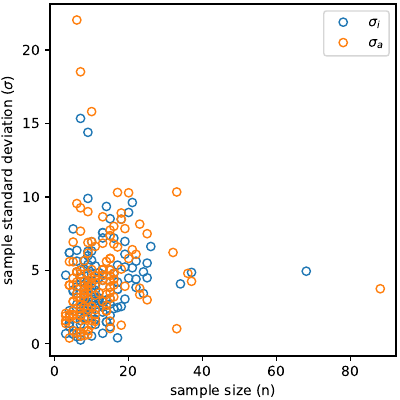

This figure's Python source:
#!/usr/bin/env python3
#
# Figure 2: All data, sorted from low to high, no correlations
#
import sys

import matplotlib
import matplotlib.pyplot as plt
import numpy as np

import base

# Sigma multiplier to get 90-th percentile
s90 = 1.6448536269514729

# Include Oocytes or not
nooocytes = True

# Gather data
print('Gathering data')
with base.connect() as con:
    c = con.cursor()

    qand = ' and cell != "Oocyte"' if nooocytes else ''
    q = f'select stdi, ni from midpoints_wt where ni > 0 {qand}'
    si, ni = [], []
    for r in c.execute(q):
        si.append(r[0])
        ni.append(r[1])

    q = (f'select stda, na from midpoints_wt where na > 0 {qand} order by va')
    sa, na = [], []
    for r in c.execute(q):
        sa.append(r[0])
        na.append(r[1])

#
# Create figure
#
print('Creating figure')
fig = plt.figure(figsize=(4, 4))
fig.subplots_adjust(0.125, 0.11, 0.99, 0.99)

kwargs = dict(markerfacecolor='none')
ax = fig.add_subplot()
ax.set_xlabel('sample size (n)')
ax.set_ylabel('sample standard deviation ($\sigma$)')
ax.plot(ni, si, 'o', label=r'$\sigma_i$', **kwargs)
ax.plot(na, sa, 'o', label=r'$\sigma_a$', **kwargs)
ax.legend(loc='upper right')

#
# Save
#
fname = 'x1-sigma-vs-n' + ('.png' if 'png' in sys.argv else '.pdf')
print(f'Saving to {fname}')
fig.savefig(fname, dpi=300)
